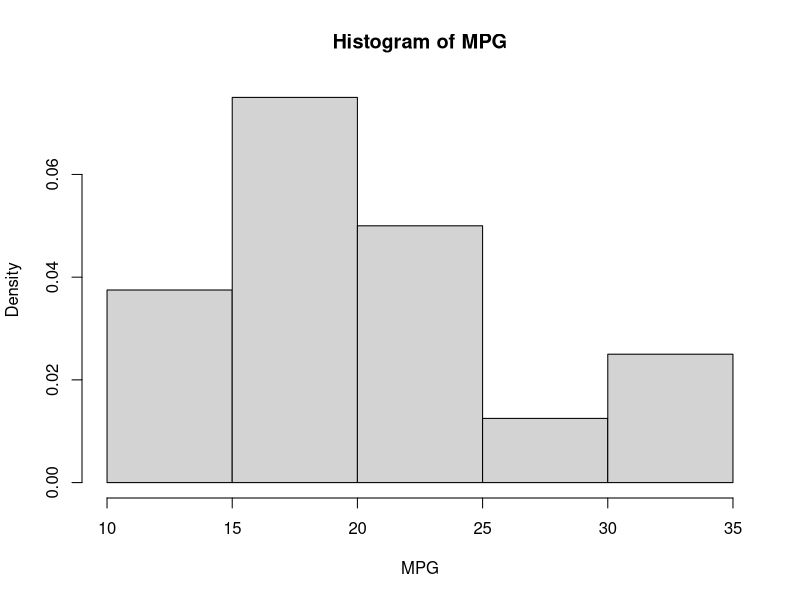
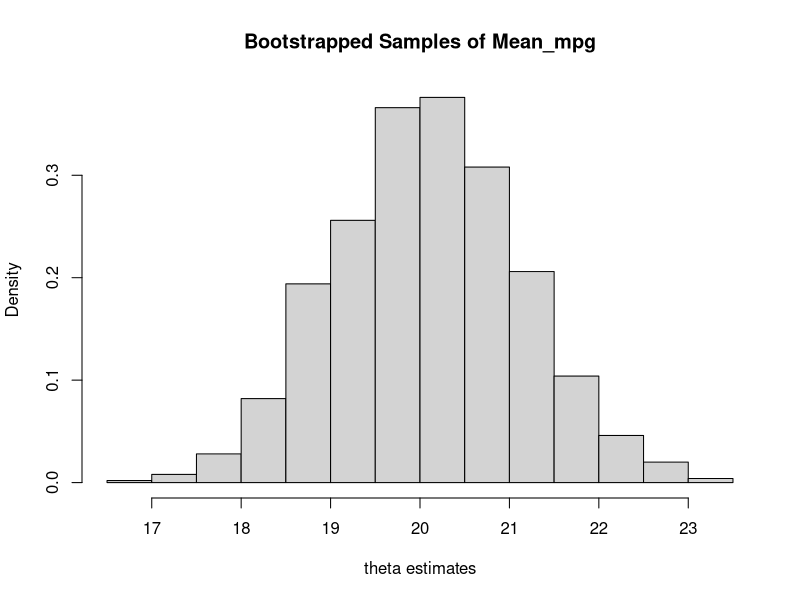
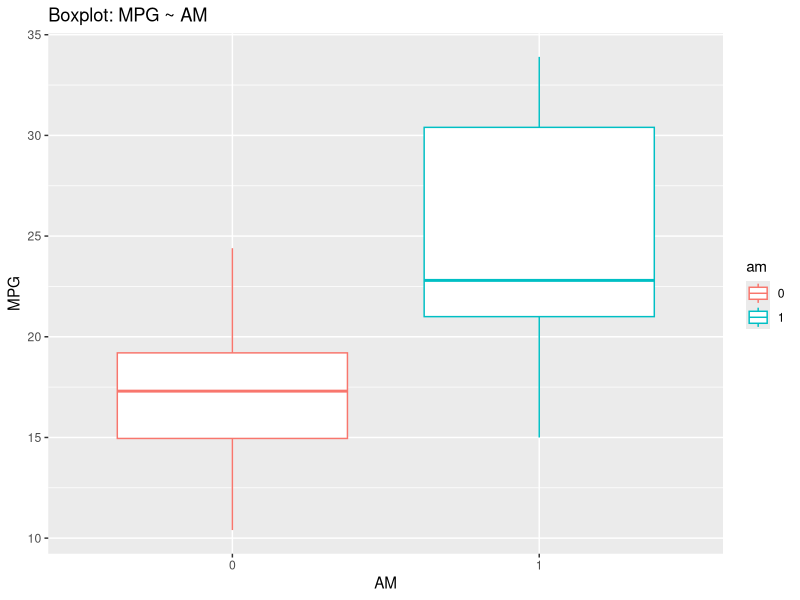
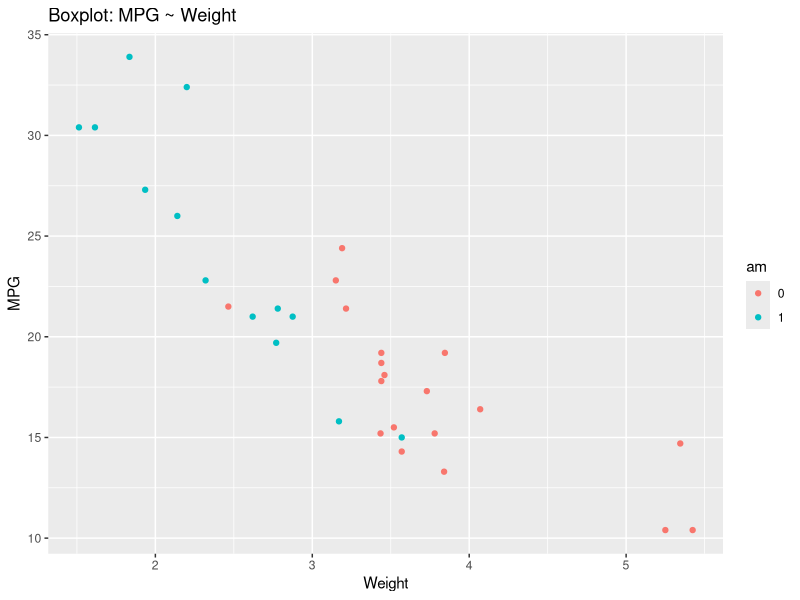
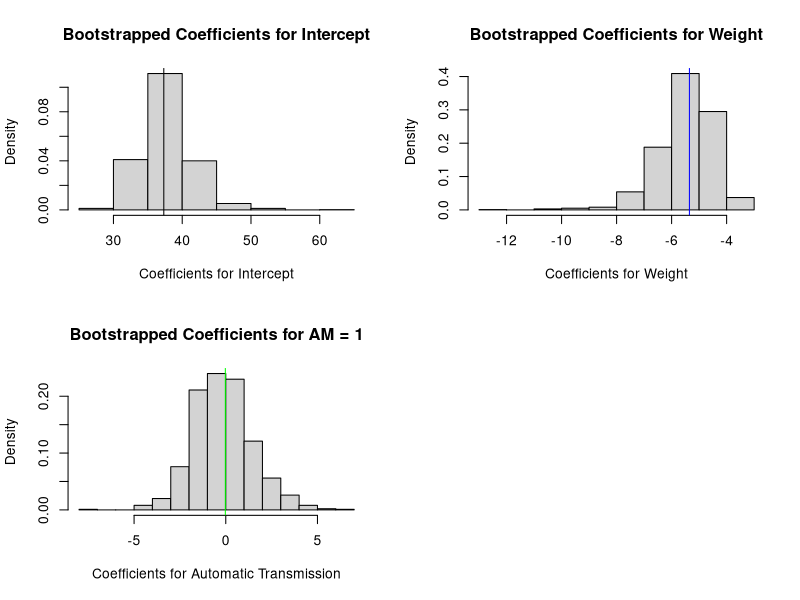

Generate these figures, in order, with R:
## ---- chunk 1
data("mtcars")
mpg = mtcars$mpg
n = length(mpg)
hist(x = mpg, probability = TRUE, xlab = "MPG", main = "Histogram of MPG")

B = 1000
results = numeric(B)
for(b in 1:B){
  i = sample(x = 1:n, size = n, replace = TRUE)
  bootSample = mpg[i]
  thetaHat = mean(bootSample)
  results[b] = thetaHat
}

hist(x = results, probability = TRUE, 
     main = "Bootstrapped Samples of Mean_mpg",
     xlab = "theta estimates")



print(table(i)/n)


## ---- chunk 2
library(ggplot2)

mtcars$am <- as.factor(mtcars$am)

fit = lm(formula = mpg ~ wt + am, data = mtcars)

qplot(x = as.factor(am), y = mpg, data = mtcars, geom = "boxplot",
      main = "Boxplot: MPG ~ AM", ylab = "MPG", xlab = "AM",
      colour = am)


qplot(x = wt, y = mpg, data = mtcars,
      main = "Boxplot: MPG ~ Weight", ylab = "MPG", xlab = "Weight",
      colour = am)

## see summary of model
summary(fit)

## see coefficients
beta_int = coefficients(fit)[1]
beta_wt = coefficients(fit)[2]
beta_am = coefficients(fit)[3]

## ---- chunk 3
n = dim(mtcars)[1]
B = 1000

results = matrix(data = NA, nrow = B, ncol = 3, 
                 dimnames = list(NULL, c("Intercept", "wt", "am")))
for(b in 1:B){
  i = sample(x = 1:n, size = n, replace = TRUE)
  temp = mtcars[i,]
  temp_model =  lm(formula = mpg ~ wt + am, data = temp)
  coeff = matrix(data = coefficients(temp_model), ncol = 3)
  if(sum(is.na(coeff)) > 0){
    break
  }
  results[b,] = coeff
}

results <- data.frame(results, check.names = FALSE)

head(results)
tail(results)

boot_int = results[,"Intercept"]
boot_wt = results[,"wt"]
boot_am = results[,"am"]


par(mfrow = c(2,2))
hist(boot_int, main = "Bootstrapped Coefficients for Intercept",
     xlab = "Coefficients for Intercept", probability = TRUE)
abline(v = coefficients(fit)[1], col = "black")


hist(boot_wt, main = "Bootstrapped Coefficients for Weight",
     xlab = "Coefficients for Weight", probability = TRUE)
abline(v = coefficients(fit)[2], col = "blue")


hist(boot_am, main = "Bootstrapped Coefficients for AM = 1",
     xlab = "Coefficients for Automatic Transmission", probability = TRUE)
abline(v = coefficients(fit)[3], col = "green")



## ---- chunk 4

bias_int = mean(boot_int - beta_int)
print(bias_int)

bias_wt = mean(boot_wt - beta_wt)
print(bias_wt)

bias_am = mean(boot_am - beta_am)
print(bias_am)


## incorportate our bias into the coefficients
## we now have bias corrected coefficients

intercept = beta_int - bias_int
print(intercept)


wt = beta_wt - bias_wt
print(wt)


am = beta_am - bias_am
print(am)



